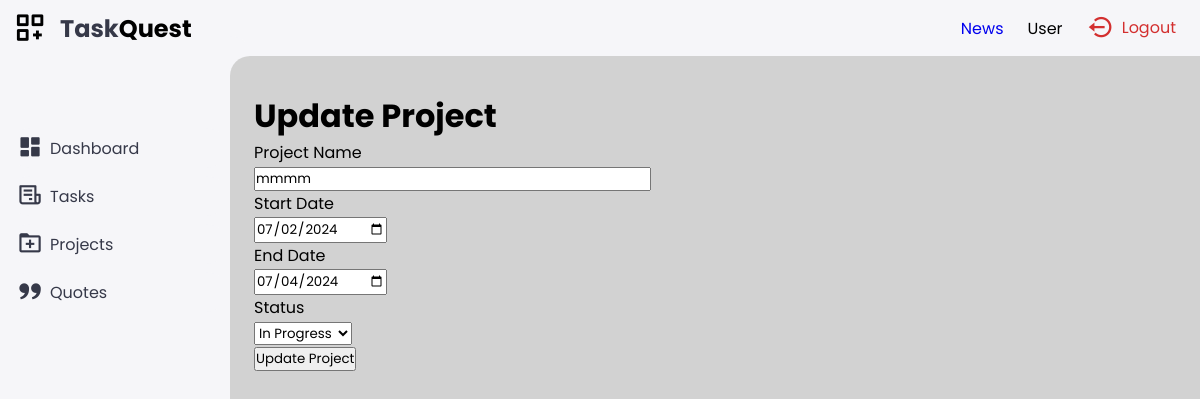
Before: /update_project/1 (signed in) with the older database file.
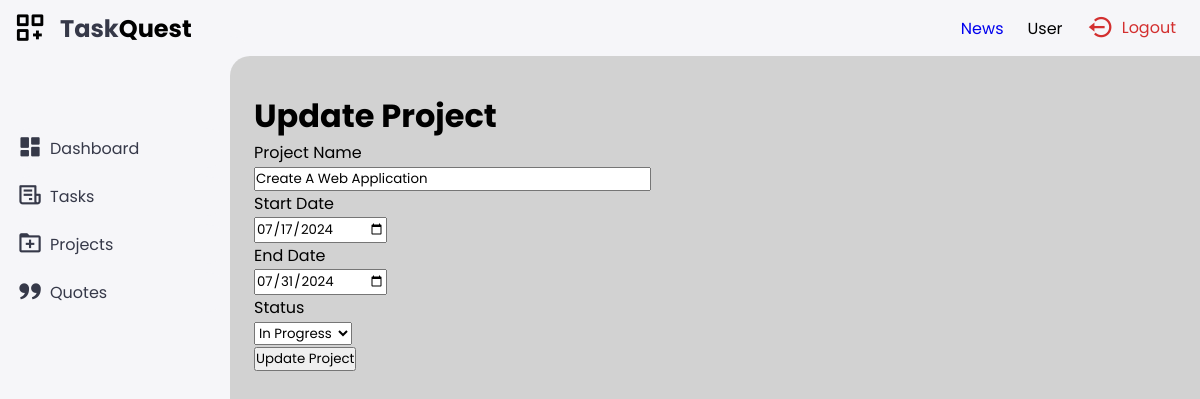
After: the same page with the newer database file.
### app.py (models this page shows)
class Project(db.Model):
    id = db.Column(db.Integer, primary_key=True)
    name = db.Column(db.String(100), nullable=False)
    start_date = db.Column(db.Date, nullable=False)
    end_date = db.Column(db.Date, nullable=False)
    status = db.Column(db.String(20), nullable=False)

### app.py (the view, shortened to what this page needs)
@app.route('/update_project/<int:project_id>', methods=['GET', 'POST'])
@login_required
def update_project(project_id):
    project = Project.query.get(project_id)
    if not project:
        return redirect(url_for('projects'))
    form = ProjectForm()
    form.id.data = project.id
    form.name.data = project.name
    form.start_date.data = project.start_date
    form.end_date.data = project.end_date
    form.status.data = project.status
    return render_template('update_project.html', form=form)

### app.py
class ProjectForm(FlaskForm):
    id = StringField('Project ID')
    name = StringField('Project Name', validators=[InputRequired()])
    start_date = DateField('Start Date', format='%Y-%m-%d', validators=[InputRequired()])
    end_date = DateField('End Date', format='%Y-%m-%d', validators=[InputRequired()])
    status = SelectField('Status', choices=[('not started', 'Not Started'), ('in progress', 'In Progress'), ('completed', 'Completed')], validators=[InputRequired()])
    submit = SubmitField('Add Project')
    update = SubmitField('Update Project')

### app.py (called while the page is built)
@login_manager.user_loader
def load_user(user_id):
    return User.query.get(int(user_id))

### templates/update_project.html (shortened to what this page needs)
{% extends 'base.html' %}
{% block body %}
<h1>Update Project</h1>
<form method="POST">
    <p>
        {{ form.name.label }}<br>
        {{ form.name(size=32) }}
    </p>
    <p>
        {{ form.start_date.label }}<br>
        {{ form.start_date() }}
    </p>
    <p>
        {{ form.end_date.label }}<br>
        {{ form.end_date() }}
    </p>
    <p>
        {{ form.status.label }}<br>
        {{ form.status() }}
    </p>
    <p>{{ form.update() }}</p>
</form>
{% endblock %}

Changed rows visible on the page:
changed Project "In Progress": name "mmmm" → "Create A Web Application"; start_date "07/02/2024" → "07/17/2024"; end_date "07/04/2024" → "07/31/2024"
